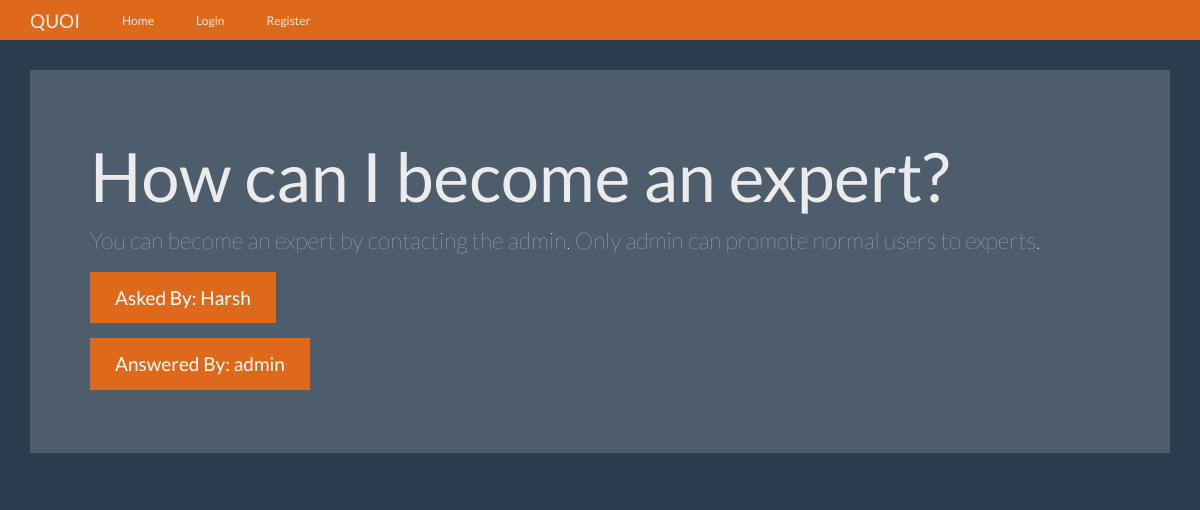
Screenshot of /question/3 with the database file from the repository.
### tables this page shows
CREATE TABLE questions (
    id integer primary key autoincrement,
    question_text text not null,
    answer_text text,
    asked_by_id integer not null,
    expert_id integer not null
);

CREATE TABLE users (
    id integer primary key autoincrement,
    name text not null,
    password text not null,
    expert boolean not null,
    admin boolean not null
);

### app.py (the view)
@app.route('/question/<question_id>')
def question(question_id):
    user = get_current_user()
    db = get_db()
    question_cur = db.execute('''select questions.question_text, questions.answer_text,
                              askers.name as asker_name, experts.name as expert_name from questions
                              join users as askers on askers.id = questions.asked_by_id
                              join users as experts on experts.id=questions.expert_id
                              where questions.id = ?''', [question_id])
    questions = question_cur.fetchone()
    return render_template('question.html', user=user, questions = questions)

### app.py (called while the page is built)
def get_current_user():
    user_result = None
    if 'user' in session:
        user = session['user']
        db = get_db()
        user_cur = db.execute('select id, name, password, expert, admin from users where name = ?', [user])
        user_result = user_cur.fetchone()
    return user_result

### database.py (called while the page is built)
def connect_db():
    sql = sqlite3.connect(os.path.join(basedir, 'questions.db'))
    sql.row_factory = sqlite3.Row
    return sql

def get_db():
    if not hasattr(g, 'sqlite_db'):
        g.sqlite_db = connect_db()
    return g.sqlite_db

### templates/question.html (shortened to what this page needs)
{% extends 'base.html' %}
{% from 'show_links.html' import show_links %}
{% block nav %}
{{ show_links(user) }}
{% endblock %}
{% block body %}
      <div class="jumbotron">
        <h1>{{ questions['question_text'] }}</h1>
        <p>{{ questions['answer_text'] }}</p>
        <p><a class="btn btn-primary btn-lg">Asked By: {{ questions['asker_name'] }}</a></p>
        <p><a class="btn btn-primary btn-lg">Answered By: {{ questions['expert_name'] }}</a></p>
      </div>
{% endblock %}

### static/theme.css (style rules this page uses)
body { padding-top: 70px; padding-bottom: 30px; }

### rows the page displays
questions: question_text "How can I become an expert?", answer_text "You can become an expert by contacting the admin. Only admin can promote normal users to experts."
users: asker_name "Harsh"
users: expert_name "admin"
